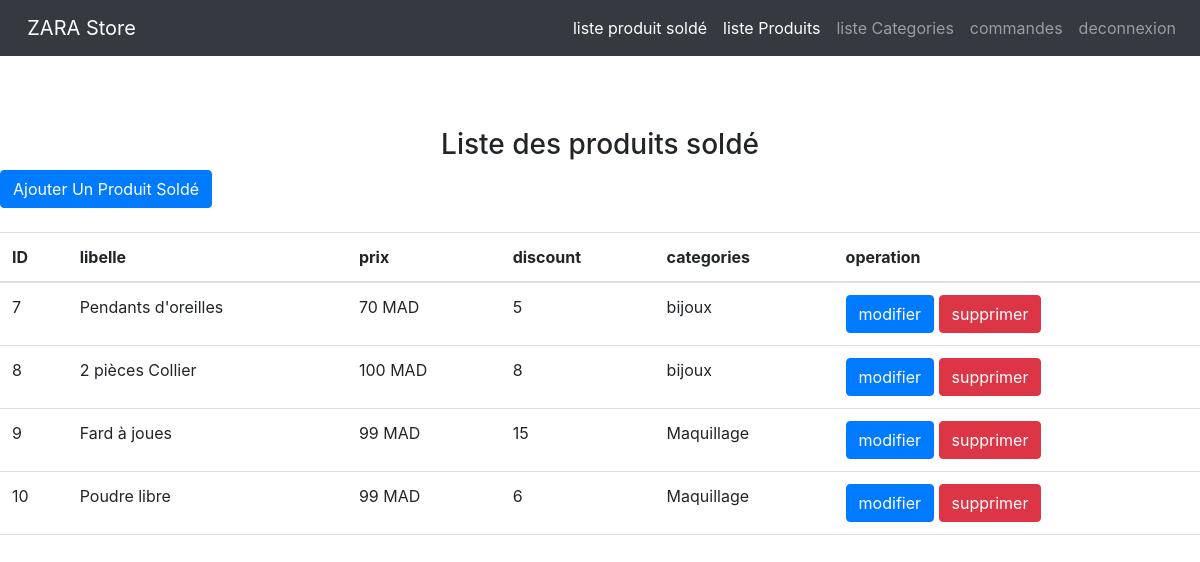
Page /listsold.php on the committed database.
### tables this page shows
CREATE TABLE `sold` (
  `id` int(11) NOT NULL,
  `libelle` varchar(200) NOT NULL,
  `prix` decimal(10,0) NOT NULL,
  `discount` int(11) NOT NULL,
  `id_categorie` int(11) NOT NULL,
  `description` varchar(250) NOT NULL,
  `image` varchar(200) NOT NULL
);

CREATE TABLE `categori` (
  `id` int(11) NOT NULL,
  `libelle` varchar(100) NOT NULL,
  `description` varchar(150) NOT NULL,
  `date` datetime NOT NULL DEFAULT current_timestamp(),
  `icone` varchar(200) NOT NULL
);

### listsold.php (the view, shortened to what this page needs)
<!DOCTYPE html>
<html lang="en">
<head>
    <link href="https://cdn.jsdelivr.net/npm/bootstrap@5.3.0-alpha1/dist/css/bootstrap.min.css" rel="stylesheet">
    <link rel="stylesheet" href="https://cdnjs.cloudflare.com/ajax/libs/twitter-bootstrap/4.1.2/css/bootstrap.min.css">
</head>
<body>
<?php include 'nav1.php' ?>
<div>
<br>
<br>
<br>
<h3 style=" text-align:center">Liste des produits soldé</h3>
<a  style=" text-align:center"  href="ajousolde.php" class="btn btn-primary" >Ajouter Un Produit Soldé</a>
<br>
<br>
<table class="table table-hover">
<thead>
    <tr>
    <th>ID</th>
<th>libelle</th>
<th>prix</th>
<th>discount</th>
<th>categories</th>
<th>operation</th>
</tr>
</thead>
<tbody>
<?php
$user = "root";
$pass = "";
  $pdo = new PDO ("mysql:host=localhost;dbname=siteweb", $user, $pass);
  $categories = $pdo->query( 'SELECT sold.* , categori.libelle as CL FROM sold INNER JOIN categori ON sold.id_categorie=categori.id')->fetchAll( PDO::FETCH_ASSOC);
foreach($categories as $categories){
    ?>
    <tr>
    <td> <?php echo $categories['id']?></td>
    <td>    <?php echo $categories['libelle']?> </td>
    <td>    <?php echo $categories['prix']?> MAD</td>
    <td>    <?php echo $categories['discount']?> </td>
    <td>    <?php echo $categories['CL']?> </td>
    <td>
       <a href="modifier_sold.php?id= <?php echo $categories['id']?>" class=" btn btn-primary">modifier</a>
       <a href="supprimer_sold.php?id= <?php echo $categories['id']?>" onclick="return confirm(' voulez vous vraiment supprimer le produit <?php echo $categories['libelle']?> ')" class=" btn btn-danger">supprimer</a>
    </td>
    </tr>
    <?php
}
?>
</tbody>
</table>
</div>
</body>
</html>

### rows in the picture
sold: id "7", libelle "Pendants d'oreilles", prix "70", discount "5", categori.libelle "bijoux"
sold: id "8", libelle "2 pièces Collier", prix "100", discount "8", categori.libelle "bijoux"
sold: id "9", libelle "Fard à joues", prix "99", discount "15", categori.libelle "Maquillage"
sold: id "10", libelle "Poudre libre", prix "99", discount "6", categori.libelle "Maquillage"
